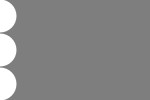
Frame 1 (no input)
Frame 60 (the mouse pressed at the canvas centre just before this capture): identical to frame 1, image omitted
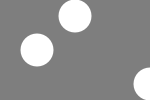
Frame 120 (the mouse held since frame 60 and released just before this capture)

The Processing sketch that drew these frames (run headless with seeded random() and noise(); from frame 60 on, the mouse is pressed at the canvas centre):

// Processing sketch: clase06e03
// ── clase06e03.pde
void setup(){
  size(150,100);
  noStroke();
}

void draw(){
  background(126);
  ellipse(mouseX, 16, 33, 33);
  ellipse(mouseX/2, 50, 33, 33);
  ellipse(mouseX*2, 84, 33, 33);
}
